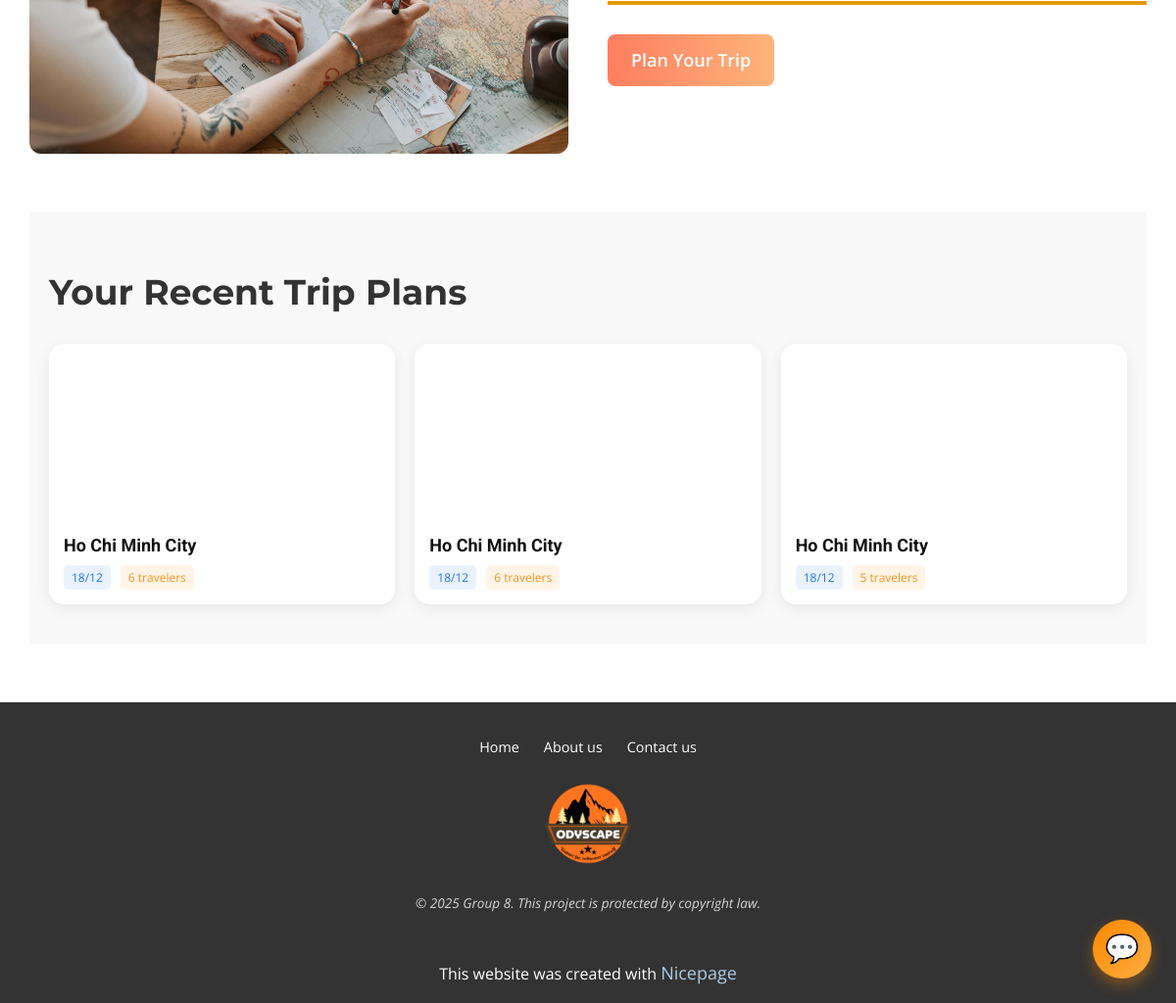
The page /en/ (signed in, lower part) on the database as committed earlier.
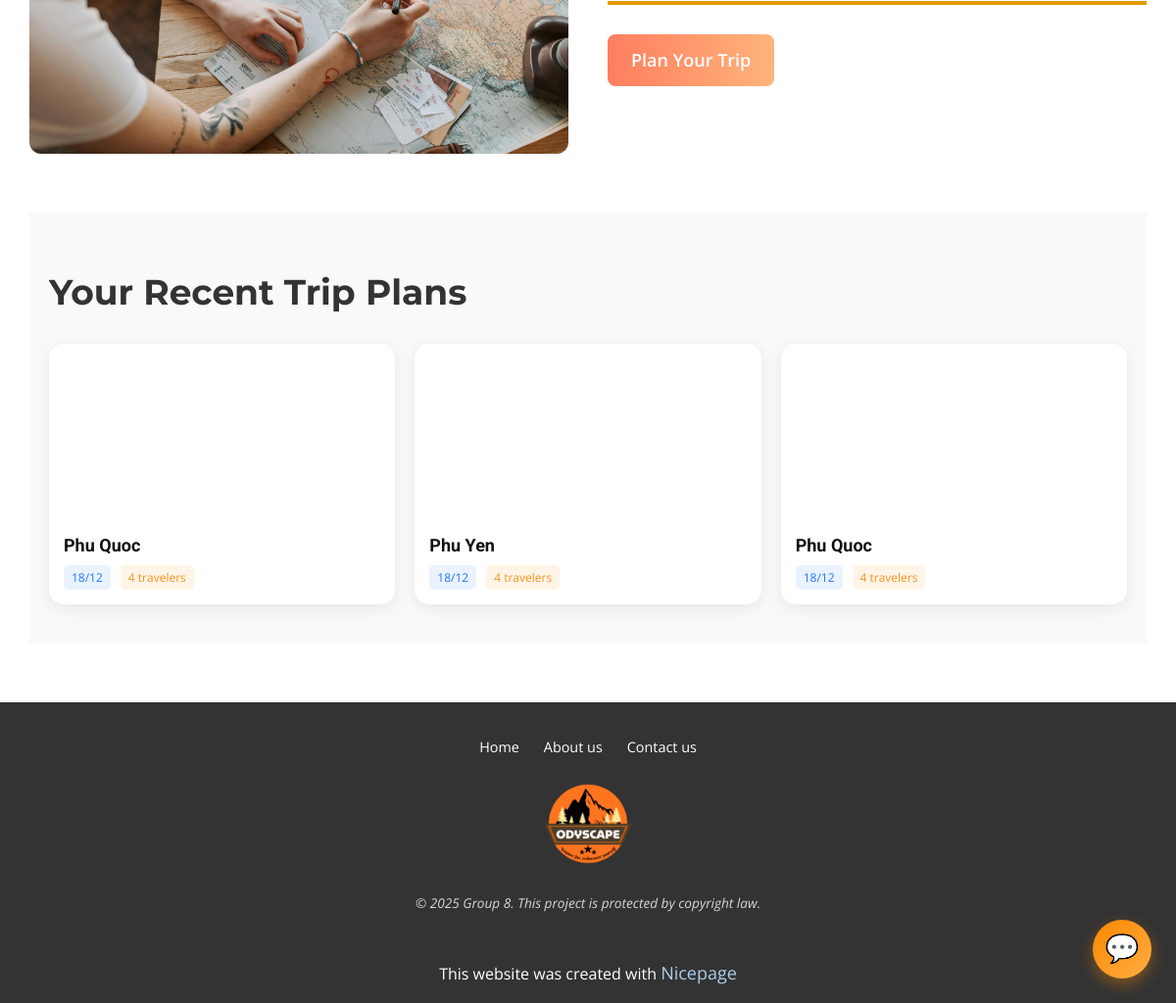
The same page on the database as committed later.
### sightseeing/models.py (models this page shows, shortened)
class Trip(models.Model):
    user = models.ForeignKey(User, on_delete=models.CASCADE)
    destination = models.CharField(max_length=200, null=True, blank=True)
    departure_date = models.DateField(null=True, blank=True)
    arrival_date = models.DateField(null=True, blank=True)
    budget = models.IntegerField(null=True, blank=True)  # Budget in million VND
    travelers = models.IntegerField(default=1, null=True, blank=True)
    price_per_person = models.DecimalField(
        max_digits=10,
        decimal_places=2,
        null=True,
        blank=True
    )  # Price per person in VND
    created_at = models.DateTimeField(auto_now_add=True)
    updated_at = models.DateTimeField(auto_now=True)

### sightseeing/views.py (the view)
# urls.py: path('', views.get_home, name='home'),
@ensure_csrf_cookie
def get_home(request):
    all_locations = Location.objects.all().order_by('locationName')
    all_categories = Destinations.objects.values_list('category', flat=True).distinct().order_by('category')
    all_categories = [cat for cat in all_categories if cat]
    loc_danang = Location.objects.filter(locationName__icontains='Da Nang').first()
    loc_hcm = Location.objects.filter(locationName__icontains='Ho Chi Minh').first()
    loc_hanoi = Location.objects.filter(locationName__icontains='Hanoi').first()
    loc_hue = Location.objects.filter(locationName__icontains='Hue').first()
    loc_quangninh = Location.objects.filter(locationName__icontains='Quang Ninh').first()
    loc_phuquoc = Location.objects.filter(locationName__icontains='Phu Quoc').first()
    personalized_recommendations = []
    saved_trips = []
    if request.user.is_authenticated:
        saved_trips = Trip.objects.filter(user=request.user).order_by('-updated_at')[:3]
        for trip in saved_trips:
            trip.display_image = f"https://picsum.photos/seed/{trip.destination}/800/400"
            if trip.destination:
                search_term = trip.destination.strip()
                dest = Destinations.objects.filter(desName__icontains=search_term).first()
                if dest:
                    images = dest.get_image_list() if hasattr(dest, 'get_image_list') else []
                    trip.display_image = images[0] if images else (dest.image_url or trip.display_image)
                else:
                    dest_in_loc = Destinations.objects.filter(location__locationName__icontains=search_term).first()
                    if dest_in_loc:
                        images = dest_in_loc.get_image_list() if hasattr(dest_in_loc, 'get_image_list') else []
                        trip.display_image = images[0] if images else (dest_in_loc.image_url or trip.display_image)
        try:
            recommender = get_recommender()
            user_profile = UsersProfile.objects.filter(user=request.user).first()
            if user_profile and user_profile.custom_user_id:
                user_prefs = {}
                user_data = request.session.get('user_preferences')
                if user_data:
                    prefs = user_data.get('trip_preferences', {})
                    user_prefs = {
                        'category': ', '.join(prefs.get('tags', [])),
                        'budget': prefs.get('budget', 0)
                    }
                collab_recommendations = recommender.recommend_for_user(
                    user_profile.custom_user_id,
                    user_preferences=user_prefs,
                    top_n=6
                )
                if not collab_recommendations.empty:
                    print(f"Found {len(collab_recommendations)} personalized hybrid recommendations for homepage")
                    for _, row in collab_recommendations.iterrows():
                        try:
                            dest = Destinations.objects.get(destination_id=row['destination_id'])
                            rec_dict = {
                                'id': dest.id,
                                'name': dest.desName,
                                'location': dest.location.locationName if dest.location else 'Unknown',
                                'category': dest.category or 'General',
                                'rating': dest.rating or 0.0,
                                'image_url': dest.get_thumbnail_url() or 'https://picsum.photos/seed/default/400/300',
                                'hybrid_score': row['hybrid_score']
                            }
                            personalized_recommendations.append(rec_dict)
                        except Destinations.DoesNotExist:
                            continue
        except Exception as e:
            print(f"Error getting personalized hybrid recommendations: {e}")
    if not personalized_recommendations:
        try:
            recommender = get_recommender()
            popular_dests = recommender.get_popular_destinations(top_n=6)
            if not popular_dests.empty:
                for _, row in popular_dests.iterrows():
                    try:
                        dest = Destinations.objects.get(destination_id=row['destination_id'])
                        rec_dict = {
                            'id': dest.id,
                            'name': dest.desName,
                            'location': dest.location.locationName if dest.location else 'Unknown',
                            'category': dest.category or 'General',
                            'rating': dest.rating or 0.0,
                            'image_url': dest.get_thumbnail_url() or 'https://picsum.photos/seed/default/400/300',
                            'average_user_rating': row['average_user_rating']
                        }
                        personalized_recommendations.append(rec_dict)
                    except Destinations.DoesNotExist:
                        continue
        except Exception as e:
            print(f"Error getting popular destinations: {e}")
    context = {
        'all_locations': all_locations,
        'all_categories': all_categories,
        'danang_id': loc_danang.id if loc_danang else None,
        'hcm_id': loc_hcm.id if loc_hcm else None,
        'hanoi_id': loc_hanoi.id if loc_hanoi else None,
        'hue_id': loc_hue.id if loc_hue else None,
        'quangninh_id': loc_quangninh.id if loc_quangninh else None,
        'phuquoc_id': loc_phuquoc.id if loc_phuquoc else None,
        'saved_trips': saved_trips,
        'selected_location': '',
        'selected_category': '',
        'selected_rating': '',
        'personalized_recommendations': personalized_recommendations,
        'trip_count': TripItem.objects.filter(user=request.user).count() if request.user.is_authenticated else 0,
    }
    return render(request, 'homepage.html', context)

### sightseeing/Services/recommender.py (called while the page is built)
def get_recommender(reload=False) -> HybridRecommender:
    global _recommender_instance
    if _recommender_instance is None or reload:
        _recommender_instance = HybridRecommender()
    return _recommender_instance

### sightseeing/models.py (called while the page is built)
    def get_image_list(self):
        if self.image_urls:
            return [url.strip() for url in self.image_urls.split('|||') if url.strip()]
        elif self.image_url:
            return [self.image_url]
        return []

### sightseeing/templates/homepage.html (shortened to what the changed rows need)
{% load static %}
{% load i18n %}
<!DOCTYPE html>
<html style="font-size: 16px;" lang="{{ LANGUAGE_CODE }}"><head>
    <link rel="stylesheet" href="{% static 'css/nicepage.css' %}" media="screen">
  <link rel="stylesheet" href="{% static 'css/index.css' %}" media="screen">
</head>
<body data-home-page="Homepage.html" data-home-page-title="Homepage" data-path-to-root="./" data-include-products="true" class="u-body u-clearfix u-overlap u-overlap-contrast u-xl-mode" data-lang="en">
        <link rel="stylesheet" href="https://cdn.jsdelivr.net/npm/swiper@11/swiper-bundle.min.css" />
    <section id="sec-merged" class="u-clearfix u-white" style="padding:60px 20px;">
  <div class="u-clearfix u-sheet" style="max-width:1200px; margin:0 auto;">
    {% if saved_trips %}
<section class="u-clearfix u-section-saved-trips" style="padding: 40px 20px; background-color: #f9f9f9;">
  <div class="u-clearfix u-sheet" style="max-width: 1200px; margin: 0 auto;">
    <div style="display: flex; gap: 20px; flex-wrap: wrap; justify-content: flex-start;">
      {% for trip in saved_trips %}
      <a href="{% url 'trip_planner' %}?trip_id={{ trip.id }}" style="text-decoration: none; color: inherit; flex: 1 1 300px; max-width: 380px;">
        <div style="background: white; border-radius: 15px; overflow: hidden; box-shadow: 0 4px 15px rgba(0,0,0,0.08); transition: transform 0.2s;" onmouseover="this.style.transform='translateY(-5px)'" onmouseout="this.style.transform='translateY(0)'">
          <div style="height: 180px; background-image: url('{{ trip.display_image }}'); background-size: cover; background-position: center;"></div>
          <div style="padding: 15px;">
            <h4 style="margin: 0 0 10px; font-size: 18px; font-weight: 700;">{{ trip.destination }}</h4>
            <div style="display: flex; gap: 10px;">
                {% if trip.departure_date %}
                <span style="font-size: 12px; background: #eaf2ff; color: #1e76ff; padding: 3px 8px; border-radius: 5px;">
                    {{ trip.departure_date|date:"d/m" }}
                </span>
                {% endif %}
                <span style="font-size: 12px; background: #fff4e6; color: #f7931e; padding: 3px 8px; border-radius: 5px;">
                    {{ trip.travelers }} {% trans "travelers" %}
                </span>
            </div>
          </div>
        </div>
      </a>
      {% endfor %}
    </div>
  </div>
</section>
{% endif %}
  </div>
</section>
</body>
</html>

Rows that differ between the two databases and show on the page:
no longer on this page (row unchanged): Trip: destination "Ho Chi Minh City", departure_date "18/12", travelers "6"
no longer on this page (row unchanged): Trip: destination "Ho Chi Minh City", departure_date "18/12", travelers "6"
no longer on this page (row unchanged): Trip: destination "Ho Chi Minh City", departure_date "18/12", travelers "5"
added Trip: destination "Phu Quoc", departure_date "18/12", travelers "4"
added Trip: {{ trip.id }} 38 (drawn), destination "Phu Yen", departure_date "18/12", travelers "4"
added Trip: destination "Phu Quoc", departure_date "18/12", travelers "4"
